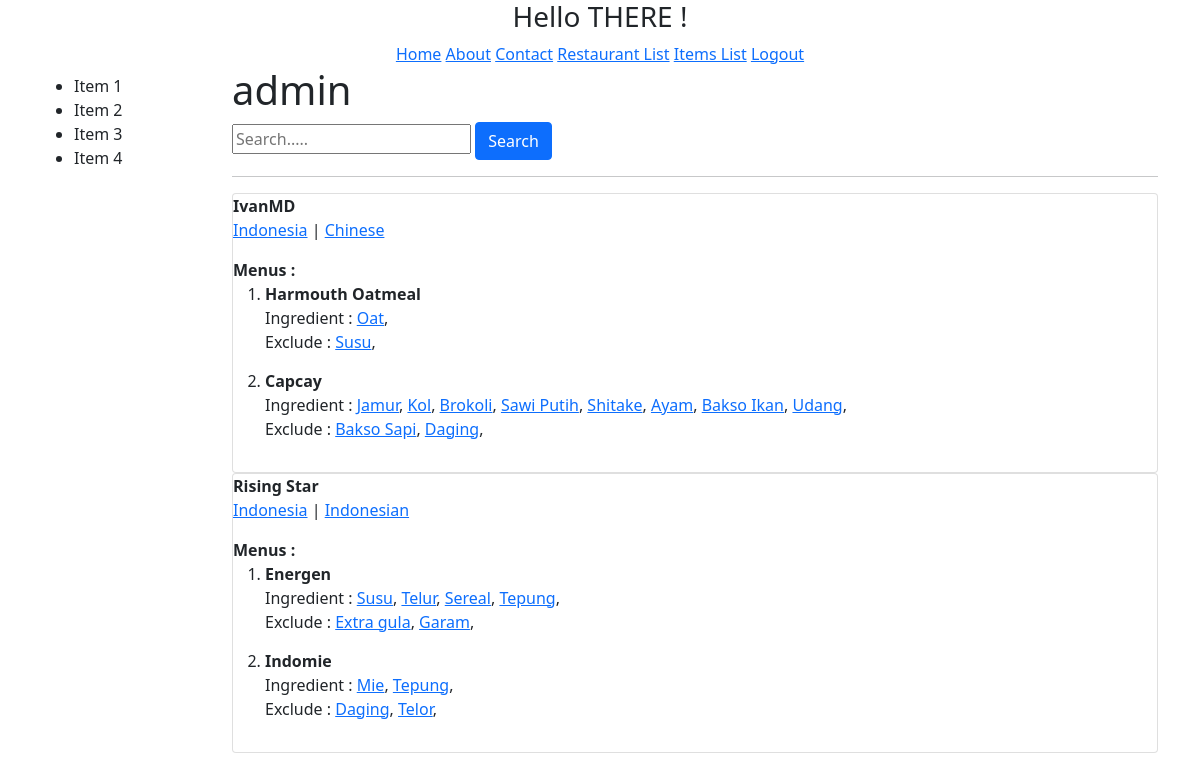
The page /u/admin/ on the database its author committed.
### restaurants/models.py (models this page shows, shortened)
class RestaurantLocation(models.Model):
    owner = models.ForeignKey(User, on_delete=models.CASCADE, default=1)
    name = models.CharField(max_length=100)
    location = models.CharField(max_length=200, null=True, blank=True)
    category = models.CharField(max_length=200, null=True, blank=True, validators = [validate_category])
    timestamp = models.DateTimeField(auto_now_add=True)
    updated = models.DateTimeField(auto_now=True)
    my_date_field = models.DateField(auto_now=True)
    slug = models.SlugField(null=True, blank=True)
    objects = RestaurantLocationManager() # add Model.objects.all()
    def __str__(self):
        return self.name + ' - ' + self.location
    @property
    def title(self):
        return self.name

### menus/models.py (models this page shows, shortened)
class Item(models.Model):
    user = models.ForeignKey(settings.AUTH_USER_MODEL, on_delete=models.CASCADE)
    restaurant = models.ForeignKey(RestaurantLocation, on_delete=models.CASCADE)
    name = models.CharField(max_length=120)
    contents = models.TextField(help_text='Separate each item by comma')
    excludes = models.TextField(blank=True, null=True, help_text='Separate each item by comma')
    public = models.BooleanField(default=True)
    timestamp = models.DateTimeField(auto_now_add=True)
    updated = models.DateTimeField(auto_now=True)
    image_url = models.URLField(max_length=500, blank=True, null=True)
    class Meta : # Sorting on descending for -
        ordering = ['-updated', '-timestamp']
    def __str__(self):
        return self.name
    def get_contents(self):
        return self.contents.split(",")
    def get_excludes(self):
        return self.excludes.split(",")

### profiles/views.py (the view)
# urls.py: re_path(r'(?P<username>[\w-]+)/$', ProfileDetailView.as_view(), name='detail'),
class ProfileDetailView(DetailView):
    template_name = 'profiles/user.html'
    def get_object(self) :
        username = self.kwargs.get("username")
        if username is None :
            raise Http404
        return get_object_or_404(User, username__iexact = username, is_active = True)
    def get_context_data(self, *args, **kwargs) :
        context = super(ProfileDetailView, self).get_context_data(*args, **kwargs)
        user = context['user']
        query = self.request.GET.get('q')
        item_exists = Item.objects.filter(user=user).exists()
        qs = RestaurantLocation.objects.filter(owner=user).search(query)
        if item_exists and qs.exists():
            context['locations'] = qs
        return context

### restaurants/models.py (called while the page is built, shortened)
    def search(self, query):
        return self

    def get_queryset(self):
        return RestaurantLocationQuerySet(self.model, using=self._db)

### profiles/templates/profiles/user.html (shortened to what this page needs)
{% extends "base.html" %}
{% block content %}
    <h1>{{ user.username }}</h1>
    <form action="." class="form" method='GET'>
        <input type="text" placeholder="Search....." name="q" value="{{ request.GET.q }}">
        <button type="submit" class="btn btn-primary">Search</button>
    </form>
    <hr>
    {% if locations %}
        {% for restaurants in locations %}
            <div class="row">
                <div class="col-sm-12">
                    <div class="card">
                    <b>{{ restaurants.title }}</b>
                    <p><a href="{{ request.path }}?q={{ restaurants.location }}">{{ restaurants.location }}</a> |
                        <a href="{{ request.path }}?q={{ restaurants.category }}">{{ restaurants.category }}</a></p>
                    <b>Menus : </b>
                        <ol>
                            {% for items in restaurants.item_set.all %}
                                <li style="margin-bottom : 15px"><b>{{ items.name }}</b><br>
                                    Ingredient :
                                    {% for ingredient in items.get_contents %}
                                        <a href="{{ request.path }}?q={{ ingredient }}">{{ ingredient }}</a>,
                                    {% endfor %}
                                    <br>
                                    Exclude :
                                    {% for exclude in items.get_excludes %}
                                        <a href="{{ request.path }}?q={{ exclude }}">{{ exclude }}</a>,
                                    {% endfor %}
                                </li>
                            {% endfor %}
                        </ol>
                    </div>
                </div>
            </div>
        {% endfor %}
    {% else %}
        <p class="lead">No item available</p>
    {% endif %}
{% endblock content %}

### rows shown on the page
RestaurantLocation: title "IvanMD", location "Indonesia", category "Chinese"
Item: name "Harmouth Oatmeal", get_contents "Oat", get_excludes "Susu"
Item: name "Capcay", get_contents "Jamur" "Kol" "Brokoli" "Sawi Putih" "Shitake" "Ayam" "Bakso Ikan" "Udang", get_excludes "Bakso Sapi" "Daging"
RestaurantLocation: title "Rising Star", location "Indonesia", category "Indonesian"
Item: name "Energen", get_contents "Susu" "Telur" "Sereal" "Tepung", get_excludes "Extra gula" "Garam"
Item: name "Indomie", get_contents "Mie" "Tepung", get_excludes "Daging" "Telor"

### other values the page prints
{{ user.username }} "admin"
